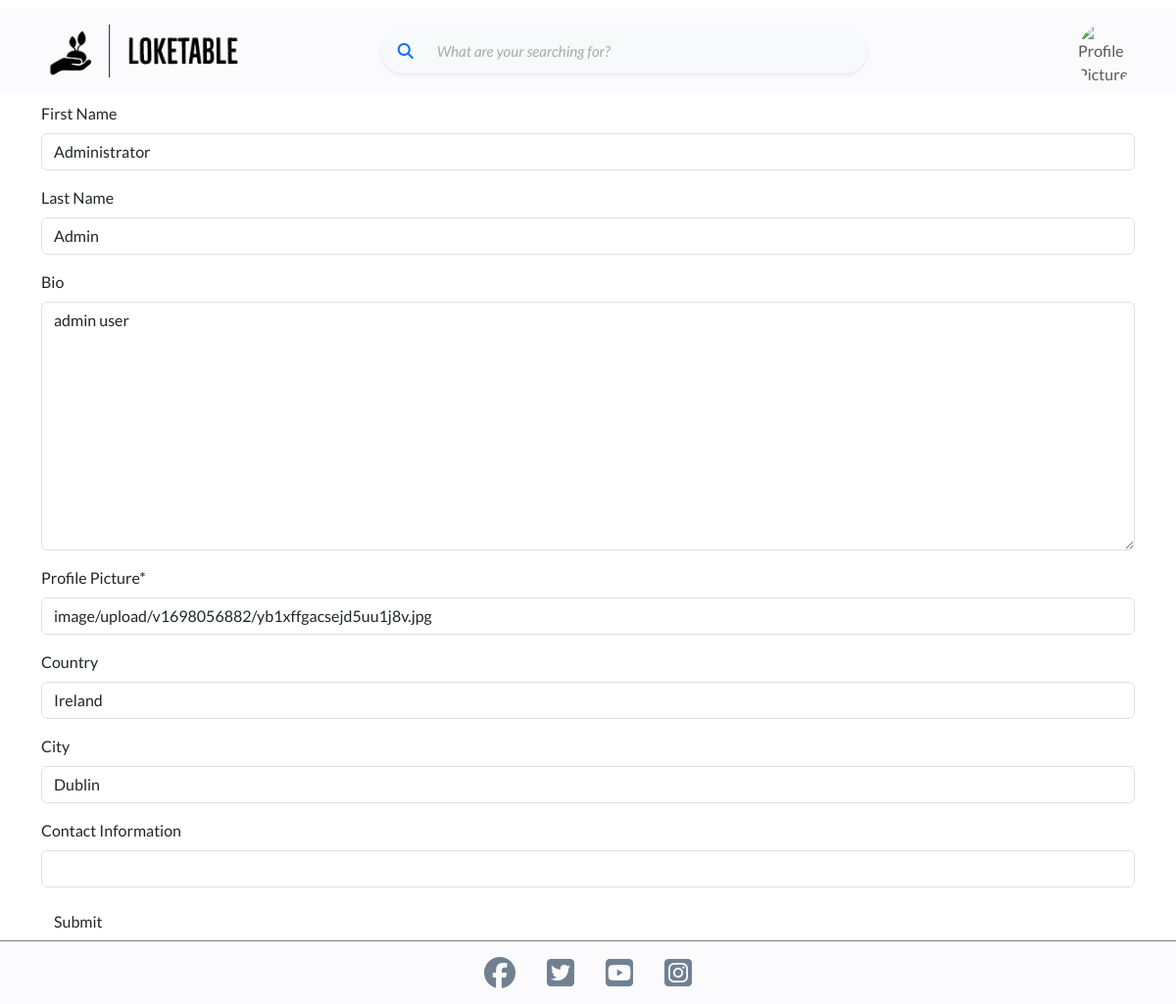
The page /user/edit/1/ (signed in) on the database its author committed.
### profiles/models.py (models this page shows, shortened)
class Profile(models.Model):
    user = models.OneToOneField(
        User,
        on_delete=models.CASCADE,
        related_name='profile'
        )
    first_name = models.CharField(max_length=200, null=True, blank=True)
    last_name = models.CharField(max_length=200, null=True, blank=True)
    bio = models.TextField(null=True, blank=True)
    country = models.CharField(max_length=200, null=True, blank=True)
    city = models.CharField(max_length=200, null=True, blank=True)
    created_date = models.DateTimeField(auto_now_add=True)
    updated_date = models.DateTimeField(auto_now=True)
    image = CloudinaryField('image', default='placeholder')
    contact = models.CharField(max_length=100, null=True, blank=True)

### profiles/views.py (the view, shortened to what this page needs)
# urls.py: path('edit/<int:pk>/', EditProfile.as_view(), name='edit_profile'),
class EditProfile(LoginRequiredMixin, UserPassesTestMixin, generic.UpdateView):
    template_name = 'profiles/edit_profile.html'
    form_class = ProfileForm
    model = Profile
    def test_func(self):
        return self.request.user == self.get_object().user

### profiles/forms.py
class ProfileForm(forms.ModelForm):
    class Meta:
        model = Profile
        fields = [
            'first_name',
            'last_name',
            'bio',
            'image',
            'country',
            'city',
            'contact'
        ]
        labels = {
            'first_name': 'First Name',
            'last_name': 'Last Name',
            'bio': 'Bio',
            'image': 'Profile Picture',
            'country': 'Country',
            'city': 'City',
            'contact': 'Contact Information'
        }

### profiles/templates/profiles/edit_profile.html (shortened to what this page needs)
{% extends 'base.html' %}
{% block content %}
    <div class="container">
        <form method="POST" enctype="multipart/form-data">
            {{ form | crispy }}
            <input type="submit" value="Submit" class="btn">
        </form>
    </div>
{% endblock %}

### static/css/base.css (style rules this page uses)
:root { --title: 'Montserrat', sans-serif; --body: 'Lato', sans-serif; --spring-green: rgb(41,122,76); --russet: rgb(139,69,19); --lavender: rgb(216,212,242); --off-lavender: rgba(216,212,242,0.1); --cocoa-brown: rgb(210,105,30); --azure: rgb(0,127,255); --slate-gray: rgb(112, 128, 144); --cloud-white: rgb(255, 255, 255); --beige: rgb(245, 245, 220); --box-shadow-small-lavender: 0px 0px 6px -1px rgb(216,212,242); }
html, body { height: 100%; }
body { display: flex; flex-direction: column; font-family: var(--body); }
.form-control::placeholder { font-size: 0.95rem; color: #aaa; font-style: italic; }

### rows shown on the page
Profile: first_name "Administrator", last_name "Admin", bio "admin user", image "image/upload/v1698056882/yb1xffgacsejd5uu1j8v.jpg", country "Ireland", city "Dublin"
